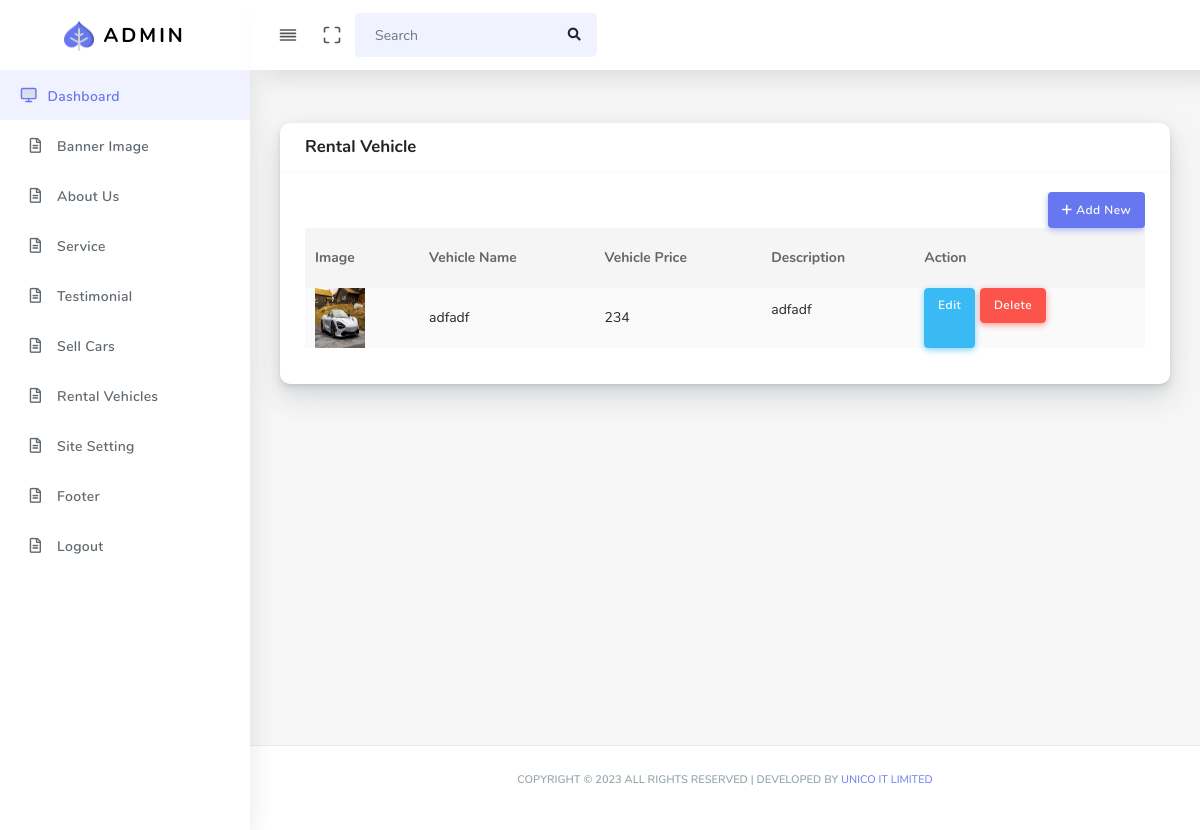
/admin/rentals.php, run on the app's committed database.
### tables this page shows
CREATE TABLE `vehicle` (
  `id` int(11) NOT NULL,
  `vehicleName` varchar(255) NOT NULL,
  `vehiclePrice` int(11) NOT NULL,
  `vehicleDescription` longtext NOT NULL,
  `alignfor` int(11) NOT NULL,
  `image` varchar(344) NOT NULL,
  `featured` varchar(110) NOT NULL
);

### admin/rentals.php (the view, shortened to what this page needs)
<?php include("header.php");
include './config.php';
?>
<section class="section">
    <div class="section-body">
        <div class="row">
            <div class="col-12">
                <div class="card">
                    <div class="card-header">
                        <h4>Rental Vehicle</h4>
                    </div>
                    <div class="card-body">
                        <div class="table-responsive">
                            <div class="text-right">
                                <a href="sellCarsCreate.php?alignfor=2" class="btn btn-icon icon-left btn-primary"><i class="fa-solid fa-plus"></i> Add New</a>
                            </div>
                            <table class="table table-striped table-hover" id="tableExport" style="width:100%;">
                                <thead>
                                    <tr>
                                        <th>Image</th>
                                        <th>Vehicle Name</th>
                                        <th>Vehicle Price</th>
                                        <th>Description</th>
                                        <th>Action</th>
                                    </tr>
                                </thead>
                                <tbody>
                                <?php
                            $sql = "SELECT * FROM  vehicle where alignfor=2 order by id DESC";
                            $result = $conn->query($sql);
                            if ($result->num_rows > 0) {
                                while ($row = $result->fetch_assoc()) {
                            ?>
                                    <tr>
                                        <td> <img src="assets/sold/<?php echo $row['image']?>" alt="Girl in a jacket" width="50" height="60"> </td>
                                        <td><?php echo $row['vehicleName']?></td>
                                        <td><?php echo $row['vehiclePrice']?></td>
                                        <td><?php echo $row['vehicleDescription']?></td>
                                        <td style="display: inline-flex;">
                                            <a href="sellCarsEdit.php?id=<?php echo $row['id']?>" class="btn btn-icon btn-info custom_btn_info">Edit</a>
                                                <form action="sellCarsDelete.php?id=<?php echo $row['id']?>" method="post">
                                                    <button type="submit" class="btn btn-icon btn-danger" style="margin-left: 5px">Delete</button>
                                                </form>
                                        </td>
                                    </tr>
                                    <?php }}?>
                                </tbody>
                            </table>
                        </div>
                    </div>
                </div>
            </div>
        </div>
    </div>
</section>
<?php include("footer.php"); ?>

### data on the page
vehicle: image (picture), vehicleName "adfadf", vehiclePrice "234", vehicleDescription "adfadf"
